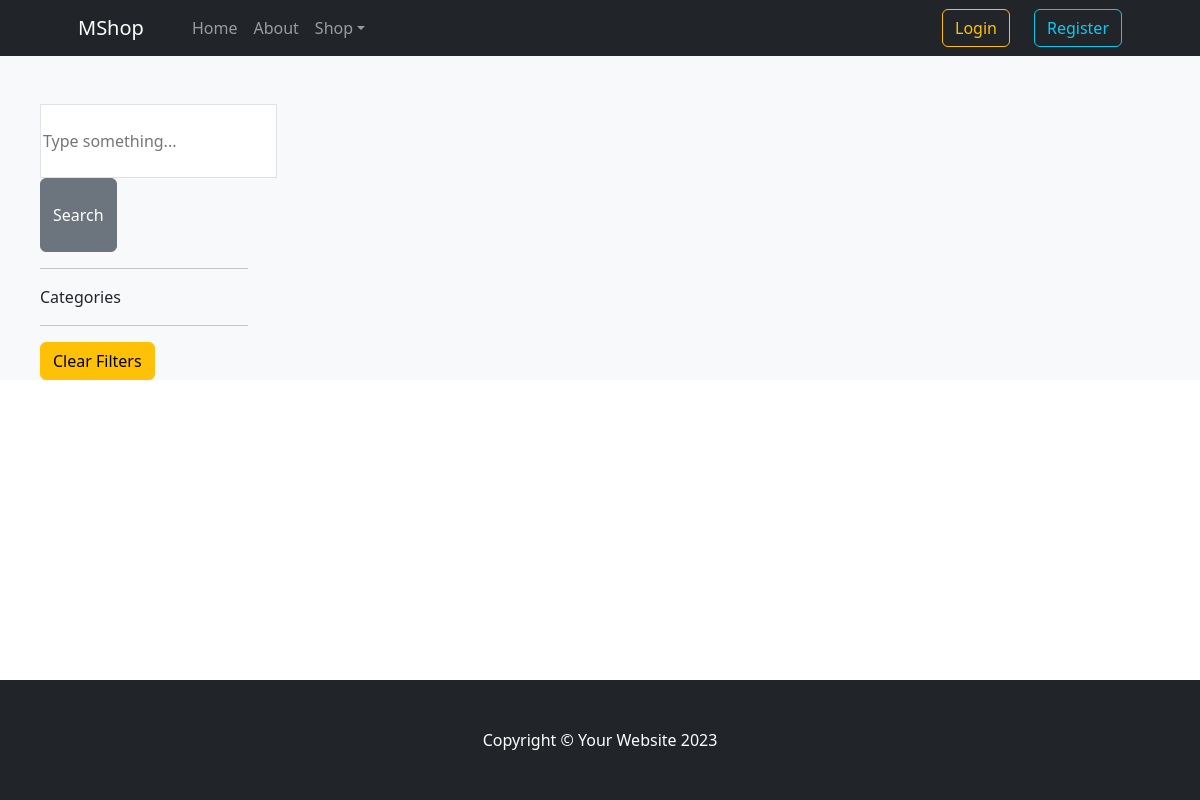
Before: /browse/?query=&category=2 with the older database file.
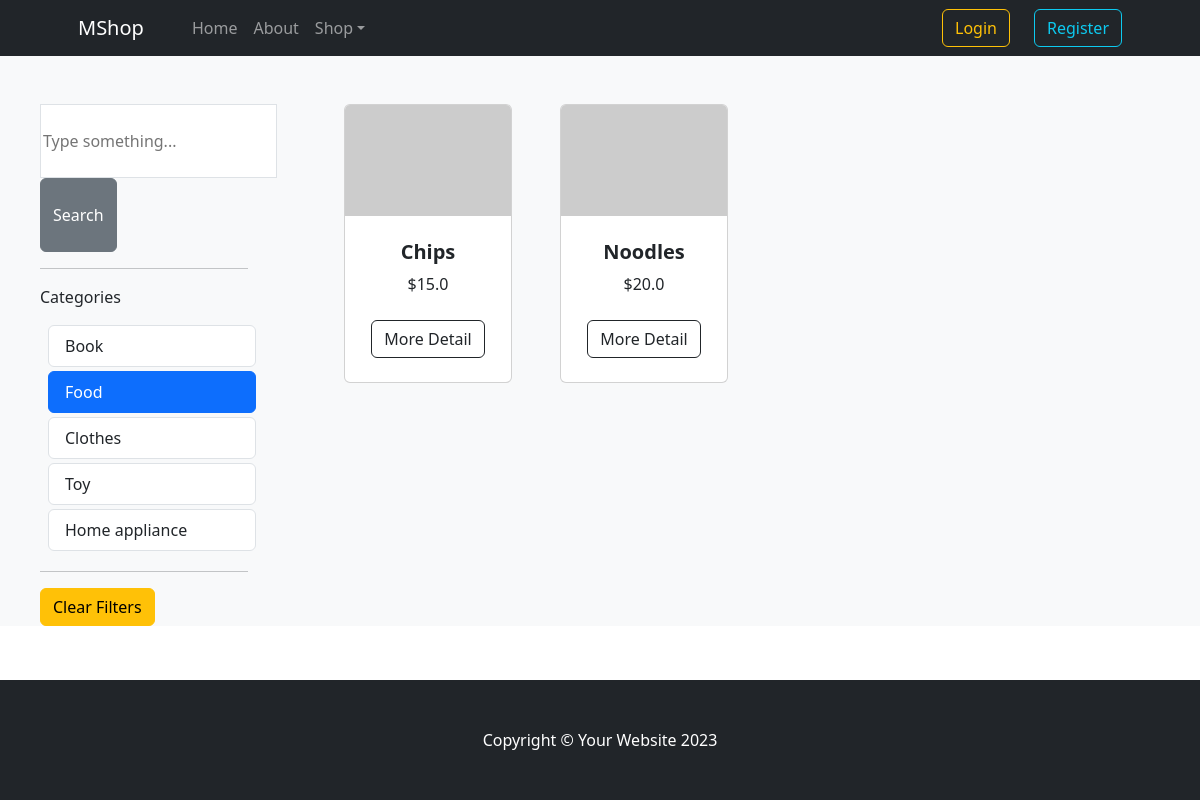
After: the same page with the newer database file.
### items/models.py (models this page shows, shortened)
class Category(models.Model):
    name = models.CharField(max_length=30)
    class Meta:
        verbose_name_plural = "Categories"
    def __str__(self) -> str:
        return self.name

class Item(models.Model):
    title = models.CharField(max_length=60)
    description = models.TextField()
    price = models.FloatField()
    image = models.ImageField(upload_to="item_images", blank=True, null=True)
    is_sold = models.BooleanField(default=False)
    is_on_sale = models.BooleanField(default=False)
    discount = models.FloatField(default=0.0)
    created_at = models.DateTimeField(auto_now_add=True)
    category = models.ForeignKey(
        Category, on_delete=models.CASCADE, related_name="items"
    )
    buyers = models.ManyToManyField(
        User, through="Purchase", related_name="purchased_items"
    )
    class Meta:
        ordering = ("title",)

### items/views.py (the view)
# urls.py: path("browse/", views.browse, name="browse"),
def browse(request):
    query = request.GET.get("query", "")
    category_id = request.GET.get("category", 0)
    categories = Category.objects.all()
    items = Item.objects.filter(is_sold=False)
    if category_id:
        items = items.filter(category_id=category_id)
    if query:
        items = items.filter(
            Q(title__icontains=query) | Q(description__icontains=query)
        )
    return render(
        request,
        "items/browse.html",
        {
            "items": items,
            "query": query,
            "categories": categories,
            "category_id": int(category_id),
        },
    )

### items/templates/items/browse.html (shortened to what this page needs)
{% extends "items/base.html" %}
{% block content %}
<div class="pb-6 px-3 row gx-4 gx-lg-5 bg-light">
    <div class="col-3 container px-4 px-lg-5 mt-5">
        <form action="{% url "items:browse" %}" method="get">
            <input name="query" class="py-4 px-6 border" type="text" value="{{query}}" placeholder="Type something...">
            <button class="btn btn-secondary py-4 px-6">Search</button>
        </form>
        <hr class="my-6">
        <p class="font-semibold">Categories</p>
        {% for category in categories %}
        <div class="list-group">
            <a href="{% url 'items:browse' %}?query={{ query }}&category={{ category.id }}" class="list-group-item list-group-item-action mb-1 mx-2 {% if category.id == category_id %} active {% endif %}">{{ category }}</a>
        </div>
        {% endfor %}
        <hr class="my-6">
        <div>
            <a href="{% url 'items:browse' %}" class="btn btn-warning">Clear Filters</a>
        </div>
    </div>
    <div class="col container px-4 px-lg-5 mt-5">
        <div class="row gx-4 gx-lg-5 row-cols-2 row-cols-md-3 row-cols-xl-4 justify-content-left">
            {% for item in items %}
            <div class="col mb-5">
                <div class="card h-100">
                    {% if item.image %}
                    <img class="card-img-top img-fluid" src="{{ item.image.url }}" alt="..." />
                    {% else %}
                    <img class="card-img-top" src="https://dummyimage.com/450x300/dee2e6/6c757d.jpg" alt="..." />
                    {% endif %}
                    <div class="card-body p-4">
                        <div class="text-center">
                            <h5 class="fw-bolder">{{ item.title }}</h5>
                            {% if item.is_on_sale %}
                            <span class="text-muted text-decoration-line-through">${{ item.price }}</span>
                            ${{ item.discount }}
                            {% else %}
                            ${{ item.price }}
                            {% endif %}
                        </div>
                    </div>
                    <div class="card-footer p-4 pt-0 border-top-0 bg-transparent">
                        <div class="text-center"><a class="btn btn-outline-dark mt-auto" href="{% url "items:detail" item.id %}">More Detail</a></div>
                    </div>
                </div>
            </div>
            {% endfor %}
        </div>
    </div>
</div>
{% endblock content %}

Changed rows visible on the page:
added Category: name "Book"
added Category: name "Food"
added Category: name "Clothes"
added Category: name "Toy"
added Category: name "Home appliance"
added Item: title "Chips", price "15.0"
added Item: title "Noodles", price "20.0"
